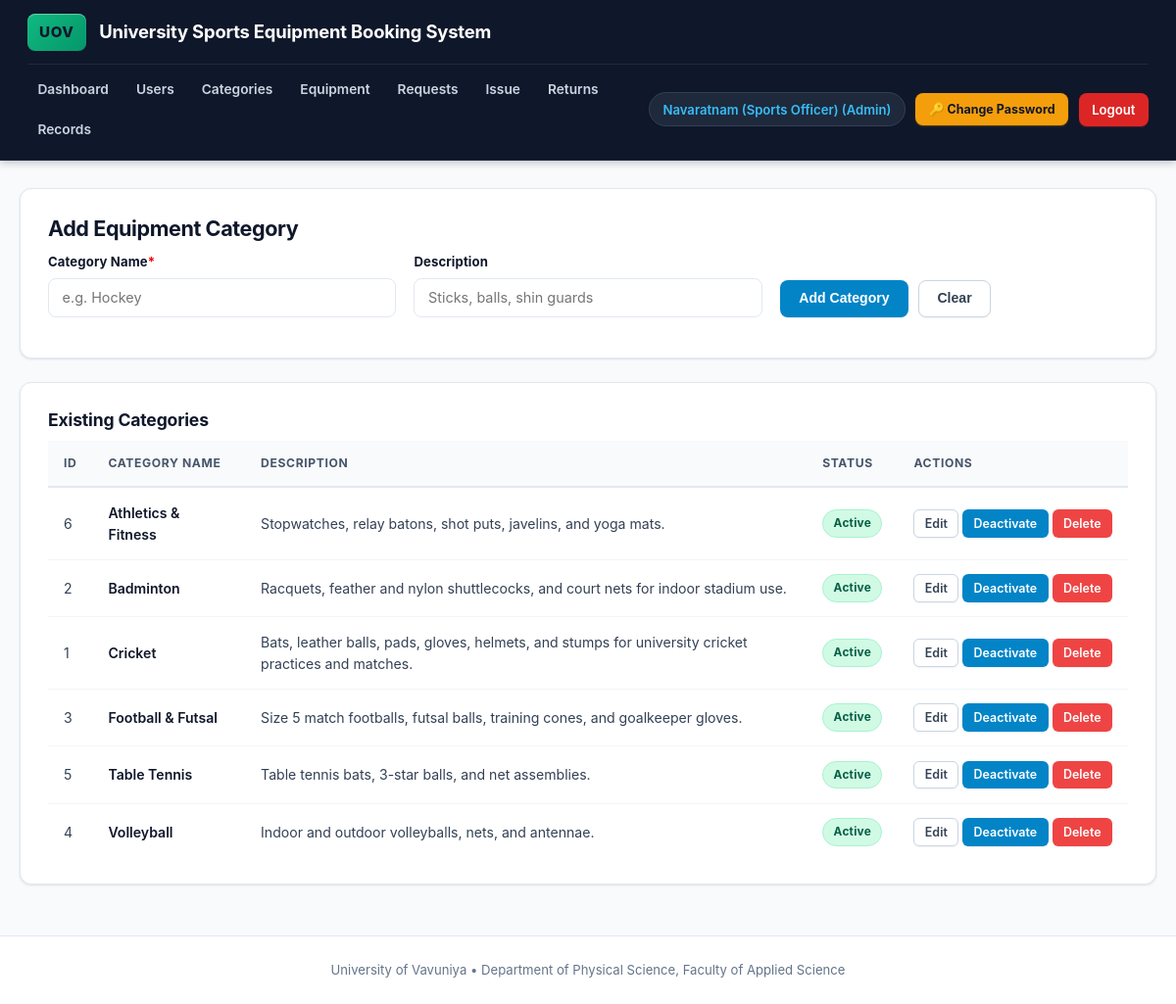
/admin/manage_categories.php (signed in), run on the app's committed database.
### tables this page shows
CREATE TABLE `equipment_categories` (
  `category_id` INT AUTO_INCREMENT PRIMARY KEY,
  `category_name` VARCHAR(100) NOT NULL,
  `description` TEXT NULL,
  `active` TINYINT(1) NOT NULL DEFAULT 1
);

### includes/auth.php (called while the page is built, shortened)
<?php
function e(?string $str): string {
    return htmlspecialchars($str ?? '', ENT_QUOTES, 'UTF-8');
}

### admin/manage_categories.php (the view, shortened to what this page needs)
<?php
require_once __DIR__ . '/../config/db.php';
require_once __DIR__ . '/../includes/auth.php';
$categories = $pdo->query("SELECT * FROM equipment_categories ORDER BY category_name")->fetchAll();
require_once __DIR__ . '/../includes/header.php';
?>
<div class="card">
    <h2>Add Equipment Category</h2>
    <form method="post" class="form-grid">
        <div class="form-group">
            <label>Category Name<span style="color:red;">*</span></label>
            <input type="text" name="category_name" required placeholder="e.g. Hockey">
        </div>
        <div class="form-group">
            <label>Description</label>
            <input type="text" name="description" placeholder="Sticks, balls, shin guards">
        </div>
        <div class="form-group" style="display:flex; align-items:flex-end; gap:10px;">
            <button type="submit" class="btn">Add Category</button>
            <button type="reset" class="btn btn-secondary">Clear</button>
        </div>
    </form>
</div>
<div class="card">
    <h3>Existing Categories</h3>
    <table>
        <thead>
            <tr>
                <th>ID</th>
                <th>Category Name</th>
                <th>Description</th>
                <th>Status</th>
                <th>Actions</th>
            </tr>
        </thead>
        <tbody>
            <?php foreach ($categories as $c): ?>
            <tr>
                <td><?= (int)$c['category_id'] ?></td>
                <td><strong><?= e($c['category_name']) ?></strong></td>
                <td><?= e($c['description']) ?></td>
                <td><span class="badge badge-<?= $c['active'] ? 'active' : 'inactive' ?>"><?= $c['active'] ? 'Active' : 'Inactive' ?></span></td>
                <td>
                    <a class="btn btn-sm btn-secondary" href="edit_category.php?id=<?= (int)$c['category_id'] ?>">Edit</a>
                    <a class="btn btn-sm" href="?toggle_id=<?= (int)$c['category_id'] ?>"><?= $c['active'] ? 'Deactivate' : 'Activate' ?></a>
                    <a class="btn btn-sm btn-danger" href="?delete_id=<?= (int)$c['category_id'] ?>" onclick="return confirm('Are you sure you want to permanently delete category <?= e(addslashes($c['category_name'])) ?>?');">Delete</a>
                </td>
            </tr>
            <?php endforeach; ?>
        </tbody>
    </table>
</div>
<?php require_once __DIR__ . '/../includes/footer.php'; ?>

### data on the page
equipment_categories: category_id "6", category_name "Athletics & Fitness", description "Stopwatches, relay batons, shot puts, javelins, and yoga mats.", active "Active"
equipment_categories: category_id "2", category_name "Badminton", description "Racquets, feather and nylon shuttlecocks, and court nets for indoor stadium use.", active "Active"
equipment_categories: category_id "1", category_name "Cricket", description "Bats, leather balls, pads, gloves, helmets, and stumps for university cricket practices and matches.", active "Active"
equipment_categories: category_id "3", category_name "Football & Futsal", description "Size 5 match footballs, futsal balls, training cones, and goalkeeper gloves.", active "Active"
equipment_categories: category_id "5", category_name "Table Tennis", description "Table tennis bats, 3-star balls, and net assemblies.", active "Active"
equipment_categories: category_id "4", category_name "Volleyball", description "Indoor and outdoor volleyballs, nets, and antennae.", active "Active"

### other printed values
$full_name "Navaratnam (Sports Officer)"
$current_role "Admin"
